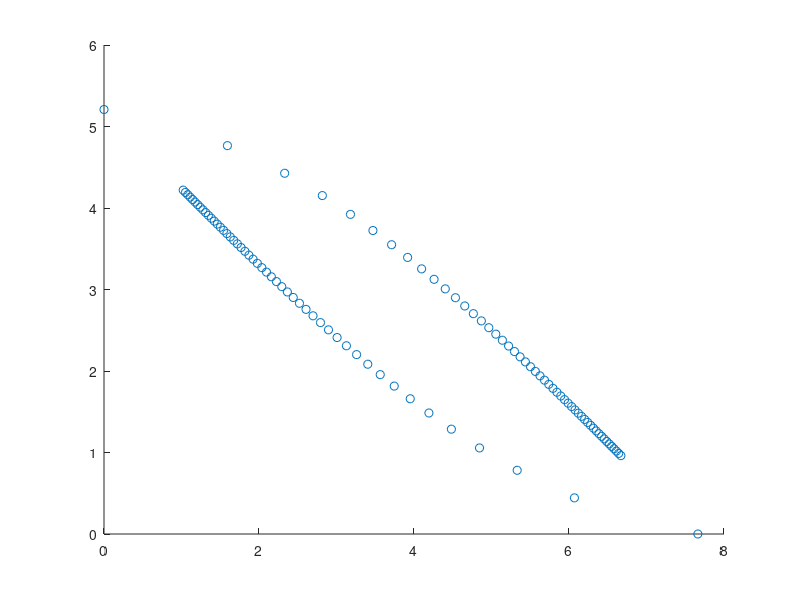

Write the MATLAB code that produced this figure.
%% ideal model plots
close all;
clear all;

Ps = 5e-3;
N0 = 4e-15;
dist_1 = 150;%150;
dist_2 = 220;%220;
h1 = (dist_1^-4.5);
h2 = (dist_2^-4.5);
alpha = 0.0:0.01:1.0;

% plot
for i = 1:length(alpha)
    P1 = Ps * alpha(i);
    P2 = Ps * (1-alpha(i));
    if (P1>P2)
        snr1 = P1*h1/(P2*h1+N0);
        snr2 = P2*h2/N0;
        R1(i) = log2(1+snr1);
        R2(i) = log2(1+snr2);
    else
        R1(i) = log2(1 + P1*h1 / N0);
        R2(i) = log2(1 + P2*h2 / (P1*h2 + N0));
    end
end

scatter(R1(:),R2(:))
